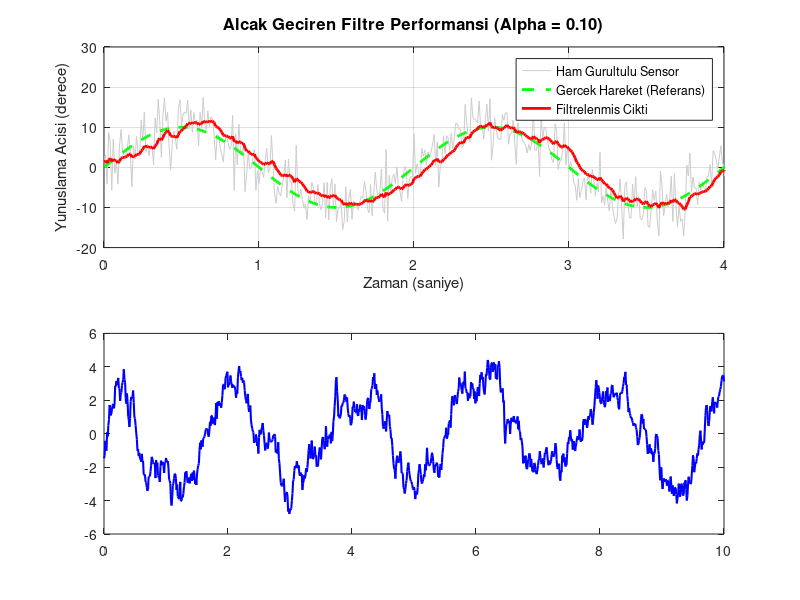

Write the MATLAB code that produced this figure. (Note: this script raises an error after producing the figure.)
%% ========================================================================
%  PROJE: IHA Sensor Gurultu Filtreleme Simulasyonu (Alcak Geciren Filtre)
%  YAZAR: Serdar Sokmen
%  PLATFORM: MATLAB
%
%  ------------------------------------------------------------------------
%  ACIKLAMA VE AVIYONIK BAGLAMI:
%  ------------------------------------------------------------------------
%  Insansiz Hava Araclarinda (ozellikle Quadplane ve VTOL sistemlerde),
%  ivmeolcer ve jiroskop (IMU) verileri, fircasiz (BLDC) motorlarin ve
%  pervanelerin yarattigi mekanik titresimler nedeniyle "kirli" gelir.
%
%  Bu ham ve gurultulu veriyi dogrudan PID Ucus Kontrolcusune beslemek
%  sunlara yol acar:
%  1. Motorlarin asiri isinmasi (anlik titremelerden dolayi).
%  2. Ucus karararliliginin bozulmasi ve salinimlar (oscillations).
%  3. Hatali aci tahmini (AHRS sapmasi).
%
%  AMAC:
%  Bu kod, gurultulu bir yunuslama (pitch) acisi verisi uretir ve
%  "Birinci Dereceden Ayrik Alcak Geciren Filtre" (Low-Pass Filter)
%  kullanarak gercek ucus acisini gurultuden ayiklar.
%
%  MATEMATIKSEL MODEL (Fark Denklemi):
%  y[n] = alpha * x[n] + (1 - alpha) * y[n-1]
%
%  Degiskenler:
%  x[n]   : Su anki ham olcum (Gurultulu Giris)
%  y[n-1] : Bir onceki filtrelenmis tahmin (Hafiza)
%  alpha  : Yumusatma faktoru (0 < alpha < 1) -> Ayar Parametresi
%
%  Muhendislik Odunlesimi (Trade-off):
%  - Dusuk Alpha -> Cok puruzsuz sinyal ama YUKSEK GECIKME (Lag).
%  - Yuksek Alpha -> Dusuk gecikme ama GURULTULU sinyal.
% =========================================================================

clc; clear; close all;

%% 1. SIMULASYON AYARLARI
% -------------------------------------------------------------------------
sure = 10;              % Toplam simulasyon suresi (saniye)
ornekleme_hizi = 100;   % Hz (Pixhawk/Ardupilot standart dongu hizi)
dt = 1/ornekleme_hizi;  % Zaman adimi (0.01s)
t = 0:dt:sure;          % Zaman vektoru

%% 2. SINYAL OLUSTURMA (Sentetik Veri)
% -------------------------------------------------------------------------
% SENARYO:
% IHA havada yavasca burnunu yukari kaldirip indiriyor (Pitch hareketi).
% Frekans = 0.5 Hz (Bir tam hareket 2 saniye suruyor)
frekans = 0.5;
genlik = 10; % Derece (IHA 10 derece yukari/asagi oynuyor)

% Ideal (Gercek) Sinyal - Fizigin dikte ettigi gercek hareket
gercek_sinyal = genlik * sin(2 * pi * frekans * t);

% GURULTU EKLEME (Noise Generation):
% Dengesiz pervanelerin yarattigi yuksek frekansli titresimleri simule ediyoruz.
% 'randn' fonksiyonu Gauss (White) gurultusu uretir.
gurultu_siddeti = 4.0; % Yuksek titresim seviyesi (+/- 4 derece sapma)
gurultu = gurultu_siddeti * randn(size(t));

% HAM SENSOR VERISI:
% Ucus kartinin (MEMS sensorun) gercekte okudugu kirli veri budur.
sensor_okumasi = gercek_sinyal + gurultu;

%% 3. FILTRE ALGORITMASI (Uygulama)
% -------------------------------------------------------------------------
% AYAR PARAMETRESI: ALPHA KATSAYISI
% Aviyonik filtre tasarimindaki en kritik degerdir.
% Analog elektronikteki karsiligi: alpha = dt / (RC + dt)
%
% Bu degeri degistirerek sonuclari gozlemleyebilirsiniz:
% 0.05 -> Cok puruzsuz ama tepkisiz (Yaris dronlari icin kotu)
% 0.15 -> Dengeli (Sinema cekimi yapan dronlar icin iyi)
% 0.80 -> Cok atik ama gurultulu (Kucuk dronlar icin uygun)
alpha = 0.10;

% Hiz icin bellekten yer ayirma (MATLAB'da iyi kodlama pratigi)
filtrelenmis_sinyal = zeros(size(t));

% Baslangic Kosulu: IHA'nin ilk okunan degerde basladigini varsayiyoruz
filtrelenmis_sinyal(1) = sensor_okumasi(1);

% DONGU (Gercek Zamanli Islem Simulasyonu)
for n = 2:length(t)
    % ---------------------------------------------------------------------
    % ALGORITMA MANTIGI:
    % YENI gelen gurultulu verinin kucuk bir kismini (alpha),
    % ESKI temizlenmis verinin buyuk bir kismiyla (1-alpha) karistiriyoruz.
    % Bu "atalet", ani degisimlere (gurultuye) direnc gosterirken
    % yavas degisimlere (gercek harekete) izin verir.
    % ---------------------------------------------------------------------
    
    anlik_olcum = sensor_okumasi(n);
    onceki_tahmin = filtrelenmis_sinyal(n-1);
    
    % Alcak Geciren Filtre Formulu
    filtrelenmis_sinyal(n) = (alpha * anlik_olcum) + ...
                             ((1 - alpha) * onceki_tahmin);
end

%% 4. PERFORMANS ANALIZI VE GORSELLESTIRME
% -------------------------------------------------------------------------
figure('Name', 'Aviyonik Filtre Analizi', 'Color', 'w');

% Grafik 1: Zaman Bolgesi Karsilastirmasi
subplot(2,1,1);
    plot(t, sensor_okumasi, 'Color', [0.8, 0.8, 0.8], 'LineWidth', 0.5); hold on;
    plot(t, gercek_sinyal, 'g--', 'LineWidth', 2);
    plot(t, filtrelenmis_sinyal, 'r-', 'LineWidth', 2);
    
    title(sprintf('Alcak Geciren Filtre Performansi (Alpha = %.2f)', alpha), 'FontSize', 12);
    xlabel('Zaman (saniye)');
    ylabel('Yunuslama Acisi (derece)');
    legend('Ham Gurultulu Sensor', 'Gercek Hareket (Referans)', 'Filtrelenmis Cikti', 'Location', 'best');
    grid on;
    xlim([0 4]); % Net gormek icin ilk 4 saniyeye odaklan

% Grafik 2: Gecikme (Lag) Analizi
% Kontrol teorisinde "Faz Kaymasi" kritiktir. Gecikme cok yuksekse,
% PID kontrolcu cok gec tepki verir ve IHA'yi kararsizlastirir.
subplot(2,1,2);
    gecikme_hatasi = gercek_sinyal - filtrelenmis_sinyal;
    plot(t, gecikme_hatasi, 'b', 'LineWidth', 1.5);
    yline(0, 'k--');
    
    title('Filtre Gecikmesi (Gercek ve Filtrelenmis Arasindaki Fark)', 'FontSize', 12);
    xlabel('Zaman (saniye)');
    ylabel('Hata (derece)');
    legend('Takip Hatasi / Gecikme');
    grid on;
    xlim([0 4]);

% Komut Penceresi Ciktisi (Rapor)
fprintf('------------------------------------------------\n');
fprintf('SIMULASYON SONUCLARI:\n');
fprintf('------------------------------------------------\n');
fprintf('Ornekleme Hizi : %d Hz\n', ornekleme_hizi);
fprintf('Filtre Alpha   : %.2f\n', alpha);
fprintf('Maks Gurultu   : +/- %.1f derece\n', max(abs(gurultu)));
fprintf('Maks Gecikme   : %.2f derece (Ucus icin kabul edilebilir mi kontrol et)\n', max(abs(gecikme_hatasi)));
fprintf('------------------------------------------------\n');